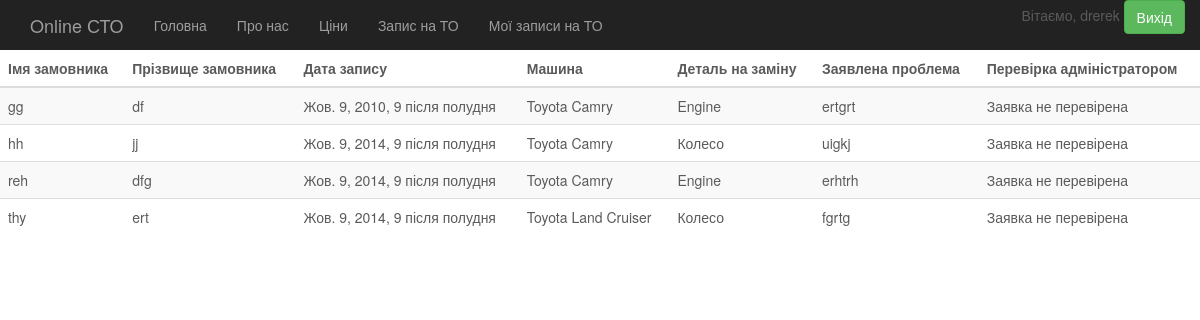
The app's page /myforms/ (signed in), older data.
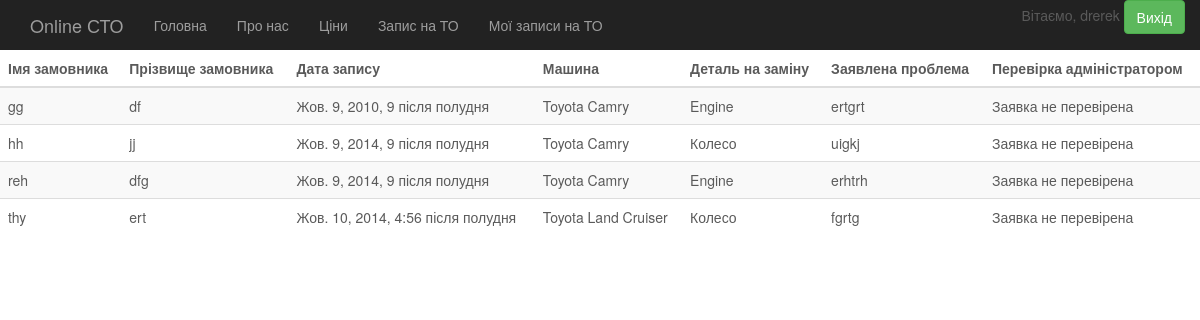
The same page, newer data.
### forma/models.py (models this page shows, shortened)
class Forma(models.Model):
    class Meta():
        db_table = 'forma'
    user_name = models.ForeignKey(User)
    first_name = models.CharField(max_length=200, verbose_name="Ім'я замовника")
    last_name = models.CharField(max_length=200, verbose_name="Призвіще замовника")
    car_name = models.ForeignKey(Cars, verbose_name="Виберіть автомобіль")
    detail = models.ForeignKey(Details, verbose_name="Виберіть деталь")
    problem = models.TextField(max_length=200, default='', verbose_name="Побажання")
    date = models.DateTimeField(verbose_name="Забронюйте дату")
    is_checked = models.BooleanField(default=False)

### app/models.py (models this page shows)
class Cars(models.Model):
    class Meta():
        db_table = 'cars'
    cars_name = models.CharField(max_length=200)
    cars_model = models.CharField(max_length=200)
    def __str__(self):
        return self.cars_name + " " + self.cars_model

class Details(models.Model):
    class Meta():
        db_table = 'details'
    details_name = models.CharField(max_length=200)
    details_price = models.IntegerField()
    details_isav = models.BooleanField(default=False)
    details_cars = models.ForeignKey(Cars)
    def __str__(self):
        return self.details_name

### forma/views.py (the view)
# urls.py: url(r'^myforms/', myforms)
def myforms(request):
    t = get_template('myforms.html')
    html = t.render({'myforms' : Forma.objects.filter(user_name=auth.get_user(request)), 'username' : auth.get_user(request).username})
    return HttpResponse(html)

### forma/templates/myforms.html
{% extends 'index.html' %}
{% load staticfiles %}
{% block page %}
    <table class="table table-striped">
    <thead>
     <tr>
         <th> Імя замовника </th>
         <th>Прізвище замовника</th>
         <th>Дата запису</th>
         <th>Машина</th>
         <th>Деталь на заміну</th>
         <th>Заявлена проблема</th>
         <th>Перевірка адміністратором</th>
     </tr>
     </thead>
    <tbody>
    {%  for myform in myforms %}
<tr>
    <td>{{  myform.first_name  }}</td>
    <td> {{ myform.last_name }}</td>
    <td>{{ myform.date }}</td>
    <td>{{ myform.car_name }}</td>
    <td>{{ myform.detail }}</td>
    <td>{{ myform.problem }}</td>
<td> {% if myform.is_checked %}
                      Заявка підтвержена, час узгоджений
                      {% else %}
                      Заявка не перевірена
                      {% endif %}</td>
        </tr>
    {% endfor %}
</tbody>
    </table>
{% endblock %}

Row changes from the older to the newer data that the page shows:
changed Forma "thy": date "Жов. 9, 2014, 9 після полудня" → "Жов. 10, 2014, 4:56 після полудня"
